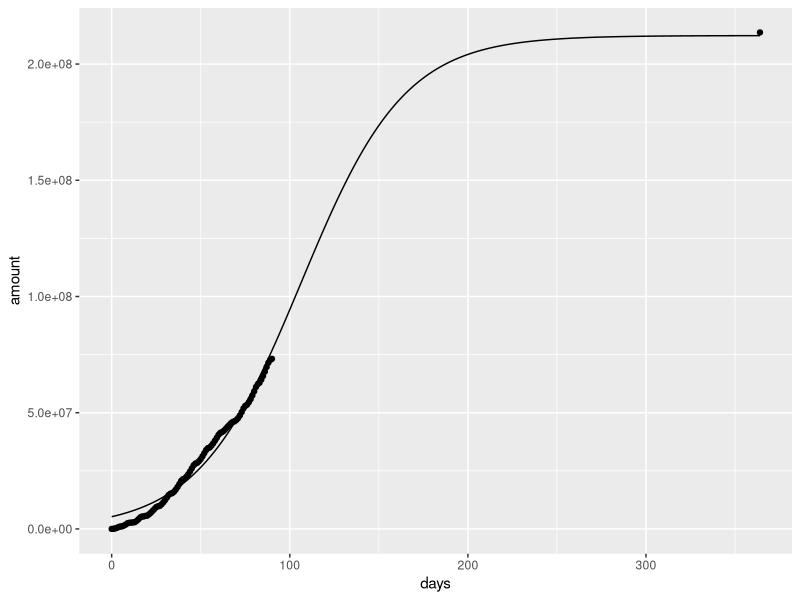
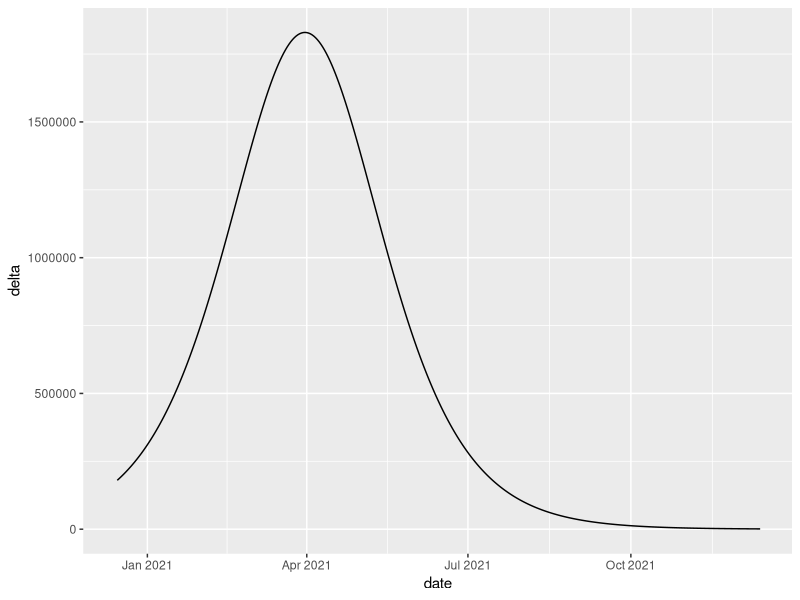

Reproduce these figures in R, in order.
library(ggplot2)
library(gtools)
setwd("~/github_repositories/vaccine-tracker")

df = read.csv(file="data-2021-03-19.csv", skip=2, header=T)
df = df[df$Date.Type == "Admin", ]
df = df[df$Program == "US", ]

# cumulative first doses
df = df[,c("Date", "People.Receiving.1.or.More.Doses.Cumulative")]
colnames(df)[1] <- "date"
colnames(df)[2] <- "amount"

df$date <- as.Date(df$date, format="%Y-%m-%d")
df$amount <- as.numeric(df$amount)
df = df[!is.na(df$date), ]
df = df[!is.na(df$amount), ]

df = df[order(df$date),]
start.date = df[1,1]
df$days = as.numeric(difftime(df$date, start.date, units="days"))

population.over.18 = 267000000
df$percent = df$amount/population.over.18

n = dim(df)[1]
df = df[1:(n-5), ]

july.4 = 202
year.1 = 364
all.adults.date = year.1
proportion.adults = 0.8
df[nrow(df) + 1,] = c(NA, population.over.18 * proportion.adults, all.adults.date, 1*proportion.adults)
df$date[nrow(df)] = start.date + all.adults.date;

fit <- nls(percent ~ SSlogis(days, phi1, phi2, phi3), data=df)

fit.df <- data.frame(days=seq(0,all.adults.date))
fit.df$date <- start.date + fit.df$days
fit.df$percent <- predict(fit, new=fit.df)
fit.df$amount <- fit.df$percent * population.over.18
fit.df$delta <- fit.df$amount
fit.df$delta[1] <- NA
for (i in 2:nrow(fit.df)) {
  fit.df$delta[i] <- fit.df$amount[i] - fit.df$amount[i - 1]
}

ggplot(df, aes(x=days, y=amount)) +
  geom_point() +
  geom_line(data=fit.df) +
  xlim(0, all.adults.date)

ggplot(fit.df, aes(x=date, y=delta)) + geom_line()

peak.day = coef(fit)[2]
peak.date = start.date + peak.day
# fit.df$percent[peak.day]
peak.first.doses = fit.df$delta[peak.day]
